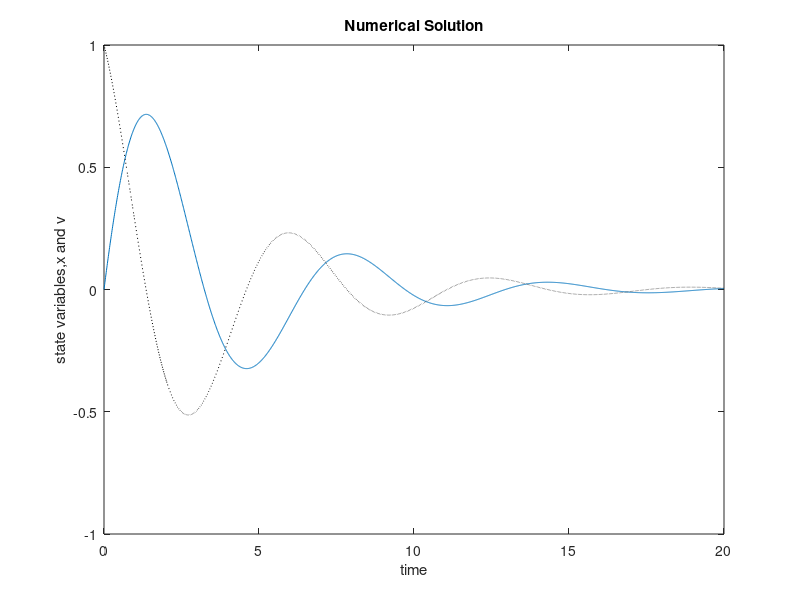

Source code (MATLAB): (Note: this script raises an error after producing the figure.)
% Emmanuel S Akosah     ENGS22
% Lab 0 Jan 1, 2017


% Numnerical solution to a diff eqn using Euler's method

% The format of the program is as follows:
%    S(,) is a matrix of state variable values at different times such that 
%    S(1,1) = value of the first state variable at t = 0,
%    S(1,2) = value of the first state variable at t = delT,
%    in general, S(i,j) = value of the ith state variable at t = delt*(j - 1)


%    dSdt() is a vector of first derivatives such that
%    dSdt(1) is the first derivative of the  first state variable 
%    dSdt(2) is the first derivative of the second state variable

%  derivatives are reevaluated with every iteration of the execution loop 
%  and thus can change according to the values of state variables.

%***************************************************************************
% Parameters of the simulation
Tf = 20;                    % Final time = Duration of simulation (units are up to you)* 
Ts = 0;                     % Start time = initial time (usually starts at 0) 

delT = 0.01;              % Step size 
tvect = Ts:delT:Tf;       % Vector of time points from Ts to Tf 
Npoints = length(tvect);    % Number of time points

% Define & dimension data matrix 
S = zeros(2,Npoints);       % Matrix of state variable values at different times.


% Problem-specific constants (put within the execution loop if time-variable) 
% INSERT CODE TO ENTER VALUE OF CONSTANTS (C, M, K)
C = 0.5;
M = 1;
K = 1;
i = 1;
% INSERT CODE TO ENTER INITIAL CONDITIONS FOR BOTH STATE VARIABLES
T = 0;
X0 = 0;
V0 = 1;      
S(1,i) = 0;
S(2,i) = 1;
% Execute Euler method
for (i = 2:Npoints)         % t is a time index (tells you what time point                             
                            % you are analyzing.  This will be the index                             
                            % into both tvect and S                            
                            % This loop runs from index 2 to Npoints                             
                            % i.e. the simulation runs from time = delT to Tf  
                            % --> tvect(2) = delT 


dxdt = V0;                  
dvdt = (-C*V0/M) - ((K*X0)/M);
                                    
X = X0 + dxdt*delT;                       
V = V0 + dvdt*delT;


S(1,i) = X;
S(2,i) = V;
   % update                         
  X0 = X;
  V0 = V;
end

plot(tvect,S(1,:))
ylabel('time')
hold on
plot(tvect,S(2,:),'k:')
title('Numerical Solution')
xlabel('time')
ylabel('state variables,x and v')
legend('position','velocity')